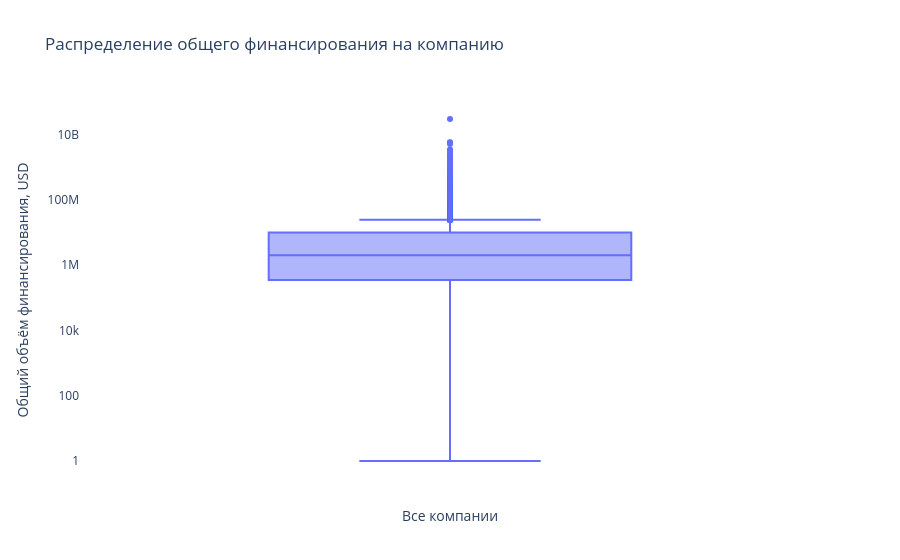

This figure's notebook cell:
### Code cell
fig = px.box(
    df_investments,
    y='funding_total_usd',
    points='outliers', # Рисуем точки выбросов
    title='Распределение общего финансирования на компанию'
)

fig.update_yaxes(
    type='log', # Чтобы видеть правый хвост
    showgrid=False,
    zeroline=False,
    title_text='Общий объём финансирования, USD'
)

fig.update_xaxes(
    showgrid=False,
    zeroline=False,
    title_text='Все компании'
)

fig.update_layout(
    plot_bgcolor='rgba(0,0,0,0)',
    paper_bgcolor='rgba(0,0,0,0)'
)

fig.show()

### Figure 1 — Plotly figure (JSON) as saved in the notebook; plotly's stock layout.template omitted (floating-point values rounded to 4 significant figures; data arrays with more than 128 entries replaced by an {"elided": "..."} marker saying what was removed)
{"data": [{"alignmentgroup": "True", "boxpoints": "outliers", "hovertemplate": "funding_total_usd=%{y}<extra></extra>", "legendgroup": "", "marker": {"color": "#636efa"}, "name": "", "notched": false, "offsetgroup": "", "orientation": "v", "showlegend": false, "type": "box", "x0": " ", "xaxis": "x", "y": {"elided": "40907 int values"}, "y0": " ", "yaxis": "y"}], "layout": {"boxmode": "group", "legend": {"tracegroupgap": 0}, "paper_bgcolor": "rgba(0,0,0,0)", "plot_bgcolor": "rgba(0,0,0,0)", "title": {"text": "Распределение общего финансирования на компанию"}, "xaxis": {"anchor": "y", "domain": [0, 1], "showgrid": false, "title": {"text": "Все компании"}, "zeroline": false}, "yaxis": {"anchor": "x", "domain": [0, 1], "showgrid": false, "title": {"text": "Общий объём финансирования, USD"}, "type": "log", "zeroline": false}}}
